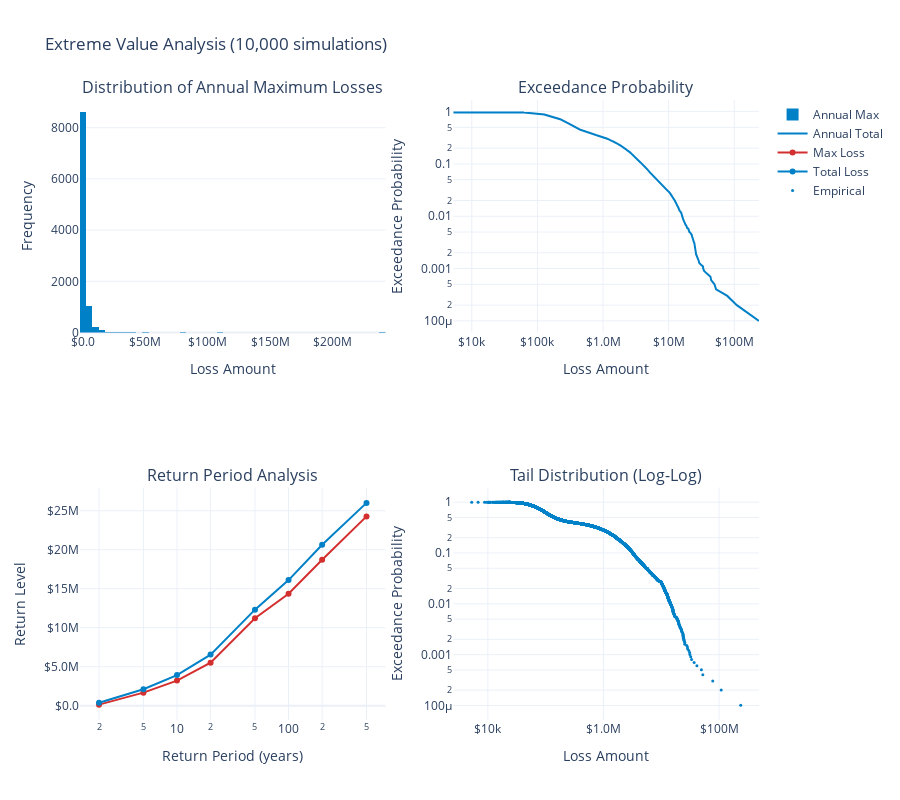

The code cell stored with this chart in its notebook:
### Markdown cell above
## 3. Extreme Value Analysis

### Code cell
def extreme_value_analysis(n_simulations=10000):
    """Analyze extreme values and tail behavior."""
    
    generator = ManufacturingLossGenerator(
        attritional_params={
            'base_frequency': 5.0,
            'severity_mean': 50_000,
            'severity_cv': 0.8
        },
        large_params={
            'base_frequency': 0.5,
            'severity_mean': 2_000_000,
            'severity_cv': 1.2
        },
        catastrophic_params={
            'base_frequency': 0.02,
            'severity_xm': 10_000_000,
            'severity_alpha': 2.5
        },
        seed=42
    )
    
    # Simulate annual maximum losses
    annual_maxima = []
    annual_totals = []
    
    for _ in range(n_simulations):
        events, stats = generator.generate_losses(duration=1.0, revenue=10_000_000)
        if events:
            annual_maxima.append(max(e.amount for e in events))
        else:
            annual_maxima.append(0)
        annual_totals.append(stats['total_amount'])
    
    # Sort for percentile analysis
    sorted_maxima = np.sort(annual_maxima)
    sorted_totals = np.sort(annual_totals)
    
    # Create visualizations
    fig = make_subplots(
        rows=2, cols=2,
        subplot_titles=(
            'Distribution of Annual Maximum Losses',
            'Exceedance Probability',
            'Return Period Analysis',
            'Tail Distribution (Log-Log)'
        )
    )
    
    # Distribution of annual maxima
    fig.add_trace(
        go.Histogram(
            x=annual_maxima,
            nbinsx=50,
            name='Annual Max',
            marker_color=WSJ_COLORS['blue']
        ),
        row=1, col=1
    )
    
    # Exceedance probability
    exceedance_prob = 1 - np.arange(len(sorted_totals)) / len(sorted_totals)
    fig.add_trace(
        go.Scatter(
            x=sorted_totals,
            y=exceedance_prob,
            mode='lines',
            name='Annual Total',
            line=dict(color=WSJ_COLORS['blue'])
        ),
        row=1, col=2
    )
    
    # Return period analysis
    return_periods = [2, 5, 10, 20, 50, 100, 200, 500]
    return_levels_max = []
    return_levels_total = []
    
    for rp in return_periods:
        percentile = 100 * (1 - 1/rp)
        return_levels_max.append(np.percentile(annual_maxima, percentile))
        return_levels_total.append(np.percentile(annual_totals, percentile))
    
    fig.add_trace(
        go.Scatter(
            x=return_periods,
            y=return_levels_max,
            mode='lines+markers',
            name='Max Loss',
            line=dict(color=WSJ_COLORS['red'])
        ),
        row=2, col=1
    )
    
    fig.add_trace(
        go.Scatter(
            x=return_periods,
            y=return_levels_total,
            mode='lines+markers',
            name='Total Loss',
            line=dict(color=WSJ_COLORS['blue'])
        ),
        row=2, col=1
    )
    
    # Tail distribution (log-log plot)
    # Only plot non-zero values for log scale
    non_zero_maxima = [x for x in sorted_maxima if x > 0]
    if non_zero_maxima:
        tail_prob = 1 - np.arange(len(non_zero_maxima)) / len(non_zero_maxima)
        fig.add_trace(
            go.Scatter(
                x=non_zero_maxima,
                y=tail_prob,
                mode='markers',
                name='Empirical',
                marker=dict(size=3, color=WSJ_COLORS['blue'])
            ),
            row=2, col=2
        )
    
    # Update layout
    fig.update_layout(
        height=800,
        showlegend=True,
        title_text=f"Extreme Value Analysis ({n_simulations:,} simulations)",
        template='plotly_white'
    )
    
    fig.update_xaxes(title_text="Loss Amount", row=1, col=1, tickformat='$.2s')
    fig.update_xaxes(title_text="Loss Amount", row=1, col=2, tickformat='$.2s', type='log')
    fig.update_xaxes(title_text="Return Period (years)", row=2, col=1, type='log')
    fig.update_xaxes(title_text="Loss Amount", row=2, col=2, type='log', tickformat='$.2s')
    
    fig.update_yaxes(title_text="Frequency", row=1, col=1)
    fig.update_yaxes(title_text="Exceedance Probability", row=1, col=2, type='log')
    fig.update_yaxes(title_text="Return Level", row=2, col=1, tickformat='$.2s')
    fig.update_yaxes(title_text="Exceedance Probability", row=2, col=2, type='log')
    
    fig.show()
    
    # Print return period table
    print("\nReturn Period Analysis:")
    print("="*70)
    print(f"{'Return Period':<15} {'Max Loss':<20} {'Total Loss':<20}")
    print("-"*70)
    for i, rp in enumerate(return_periods):
        print(f"{rp:>10} year {'${:,.0f}'.format(return_levels_max[i]):<20} {'${:,.0f}'.format(return_levels_total[i]):<20}")

# Run extreme value analysis
extreme_value_analysis(n_simulations=10000)

### Figure 1 — Plotly figure (JSON) as saved in the notebook; plotly's stock layout.template omitted (floating-point values rounded to 4 significant figures; data arrays with more than 128 entries replaced by an {"elided": "..."} marker saying what was removed)
{"data": [{"marker": {"color": "#0080C7"}, "name": "Annual Max", "nbinsx": 50, "type": "histogram", "x": {"elided": "10000 float values"}, "xaxis": "x", "yaxis": "y"}, {"line": {"color": "#0080C7"}, "mode": "lines", "name": "Annual Total", "type": "scatter", "x": {"elided": "10000 float values"}, "xaxis": "x2", "y": {"elided": "10000 float values"}, "yaxis": "y2"}, {"line": {"color": "#D32F2F"}, "mode": "lines+markers", "name": "Max Loss", "type": "scatter", "x": [2, 5, 10, 20, 50, 100, 200, 500], "xaxis": "x3", "y": [141000.0, 1675000.0, 3222000.0, 5525000.0, 11220000.0, 14360000.0, 18720000.0, 24280000.0], "yaxis": "y3"}, {"line": {"color": "#0080C7"}, "mode": "lines+markers", "name": "Total Loss", "type": "scatter", "x": [2, 5, 10, 20, 50, 100, 200, 500], "xaxis": "x3", "y": [380000.0, 2115000.0, 3932000.0, 6554000.0, 12320000.0, 16110000.0, 20640000.0, 26010000.0], "yaxis": "y3"}, {"marker": {"color": "#0080C7", "size": 3}, "mode": "markers", "name": "Empirical", "type": "scatter", "x": {"elided": "9958 float values"}, "xaxis": "x4", "y": {"elided": "9958 float values"}, "yaxis": "y4"}], "layout": {"annotations": [{"font": {"size": 16}, "showarrow": false, "text": "Distribution of Annual Maximum Losses", "x": 0.225, "xanchor": "center", "xref": "paper", "y": 1.0, "yanchor": "bottom", "yref": "paper"}, {"font": {"size": 16}, "showarrow": false, "text": "Exceedance Probability", "x": 0.775, "xanchor": "center", "xref": "paper", "y": 1.0, "yanchor": "bottom", "yref": "paper"}, {"font": {"size": 16}, "showarrow": false, "text": "Return Period Analysis", "x": 0.225, "xanchor": "center", "xref": "paper", "y": 0.375, "yanchor": "bottom", "yref": "paper"}, {"font": {"size": 16}, "showarrow": false, "text": "Tail Distribution (Log-Log)", "x": 0.775, "xanchor": "center", "xref": "paper", "y": 0.375, "yanchor": "bottom", "yref": "paper"}], "height": 800, "showlegend": true, "title": {"text": "Extreme Value Analysis (10,000 simulations)"}, "xaxis": {"anchor": "y", "domain": [0.0, 0.45], "tickformat": "$.2s", "title": {"text": "Loss Amount"}}, "xaxis2": {"anchor": "y2", "domain": [0.55, 1.0], "tickformat": "$.2s", "title": {"text": "Loss Amount"}, "type": "log"}, "xaxis3": {"anchor": "y3", "domain": [0.0, 0.45], "title": {"text": "Return Period (years)"}, "type": "log"}, "xaxis4": {"anchor": "y4", "domain": [0.55, 1.0], "tickformat": "$.2s", "title": {"text": "Loss Amount"}, "type": "log"}, "yaxis": {"anchor": "x", "domain": [0.625, 1.0], "title": {"text": "Frequency"}}, "yaxis2": {"anchor": "x2", "domain": [0.625, 1.0], "title": {"text": "Exceedance Probability"}, "type": "log"}, "yaxis3": {"anchor": "x3", "domain": [0.0, 0.375], "tickformat": "$.2s", "title": {"text": "Return Level"}}, "yaxis4": {"anchor": "x4", "domain": [0.0, 0.375], "title": {"text": "Exceedance Probability"}, "type": "log"}}}
